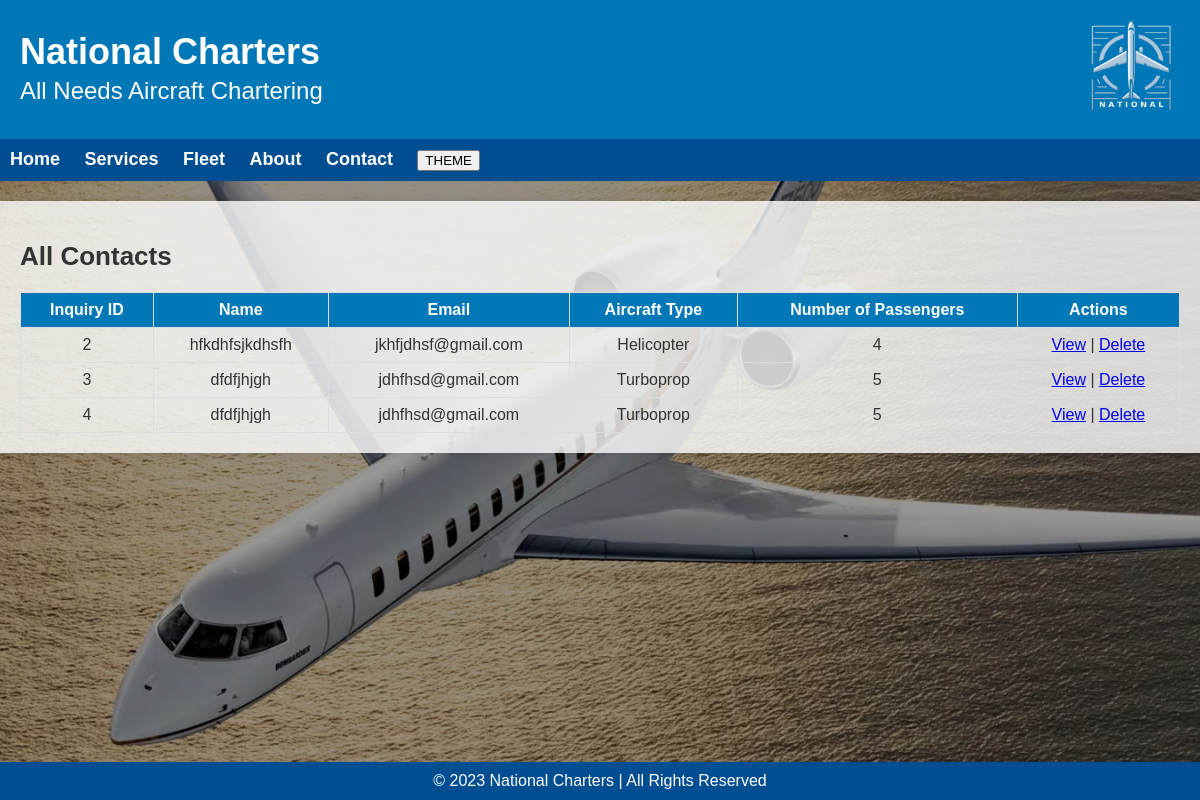
The page /POSTTEST7/contacts_list.php (signed in) on the database its author committed.
### tables this page shows
CREATE TABLE `Contact` (
  `inquiry_id` int(4) NOT NULL,
  `name` varchar(100) NOT NULL,
  `email` varchar(100) NOT NULL,
  `aircraft_type` varchar(50) NOT NULL,
  `num_of_pax` int(3) NOT NULL,
  `requests` varchar(255) NOT NULL,
  `image_path` varchar(255) NOT NULL
);

### POSTTEST7/contacts_list.php (the view, shortened to what this page needs)
<!DOCTYPE html>
<html lang="en">
<head>
    <link rel="stylesheet" href="available_style.css">
</head>
<body>
    <header>
        <div>
            <h1>National Charters</h1>
            <p>All Needs  Aircraft Chartering</p>
        </div>
        <div>
            <img class="logo" src="national.png" alt="logo">
        </div>
    </header>
    <nav>
        <ul>
            <li><a href="index.php">Home</a></li>
            <li class="services"><a href="#">Services</a></li>
            <li class="fleet"><a href="available_airplanes.php">Fleet</a></li>
            <li><a href="about.php">About</a></li>
            <li class="contact"><a href="contact.html">Contact</a></li>
            <li><button id="theme-button">THEME</button></li>
        </ul>
    </nav>
    <div class="container">
    <h2>All Contacts</h2>
    <table class="styled-table">
        <tr class="header-row">
            <th>Inquiry ID</th>
            <th>Name</th>
            <th>Email</th>
            <th>Aircraft Type</th>
            <th>Number of Passengers</th>
            <th>Actions</th>
        </tr>
        <?php
        $servername = "localhost";
        $username = "root";
        $password = "";
        $dbname = "POSTTEST";
        $conn = new mysqli($servername, $username, $password, $dbname);
        $sql = "SELECT inquiry_id, name, email, aircraft_type, num_of_pax FROM Contact";
        $result = $conn->query($sql);
        if ($result->num_rows > 0) {
            while ($row = $result->fetch_assoc()) {
                echo '<tr>';
                echo '<td>' . $row['inquiry_id'] . '</td>';
                echo '<td>' . $row['name'] . '</td>';
                echo '<td>' . $row['email'] . '</td>';
                echo '<td>' . $row['aircraft_type'] . '</td>';
                echo '<td>' . $row['num_of_pax'] . '</td>';
                echo '<td>';
                echo '<a href="view_messages.php?id=' . $row['inquiry_id'] . '">View</a>';
                echo ' | ';
                echo '<a href="contact_delete.php?id=' . $row['inquiry_id'] . '">Delete</a>';
                echo '</td>';
                echo '</tr>';
            }
        } else {
            echo '<tr><td colspan="6">No contacts available.</td></tr>';
        }
        ?>
    </table>
</div>
    <footer>
    &copy; 2023 National Charters | All Rights Reserved
</footer>
</body>

### POSTTEST7/available_style.css (style rules this page uses)
html, body { height: 100%; }
h1, h2, p { margin: 0; padding: 0; text-align: justify; }
body { font-family: Arial, sans-serif; background-color: #f0f0f0; color: #333; margin: 0; background-image: url('bombardier-global-7500.jpg'); background-size: cover; background-repeat: no-repeat; background-position: 25%, 75%; backdrop-filter: brightness(0.6); }
.logo { width: 95px; height: 95px; }
header { background-color: #0077b6; color: #fff; padding: 20px; text-align: left; display: flex; justify-content: space-between; align-items: center; }
header h1 { font-size: 36px; }
nav { background-color: #004e92; text-align: left; padding: 10px; }
nav ul { list-style: none; margin: 0; padding: 0; }
nav ul li { display: inline; margin-right: 20px; }
nav ul li:last-child { margin-right: 0; }
nav a { color: #fff; text-decoration: none; font-weight: bold; font-size: 18px; }
.container { max-width: 1850px; margin: 20px auto; padding: 20px; background-color: rgba(255, 255, 255, 0.8); box-shadow: 0 0 10px rgba(0, 0, 0, 0.1); }
li { font-size: 18px; }
h2 { font-size: 26px; margin-top: 20px; margin-bottom: 20px; }
p { font-size: 24px; line-height: 1.5; }
footer { background-color: #004e92; color: #fff; text-align: center; padding: 10px; position: sticky; bottom: 0; top: 1080px; }
.styled-table { border-collapse: collapse; width: 100%; }
.styled-table th, .styled-table td { border: 1px solid #ddd; padding: 8px; text-align: center; }
.styled-table .header-row { background-color: #0077b6; color: #fff; font-weight: bold; }
.styled-table { margin: 0 auto; }
.styled-table th, .styled-table td { text-align: center; }

### rows shown on the page
contact: inquiry_id "2", name "hfkdhfsjkdhsfh", email "jkhfjdhsf@gmail.com", aircraft_type "Helicopter", num_of_pax "4"
contact: inquiry_id "3", name "dfdfjhjgh", email "jdhfhsd@gmail.com", aircraft_type "Turboprop", num_of_pax "5"
contact: inquiry_id "4", name "dfdfjhjgh", email "jdhfhsd@gmail.com", aircraft_type "Turboprop", num_of_pax "5"
